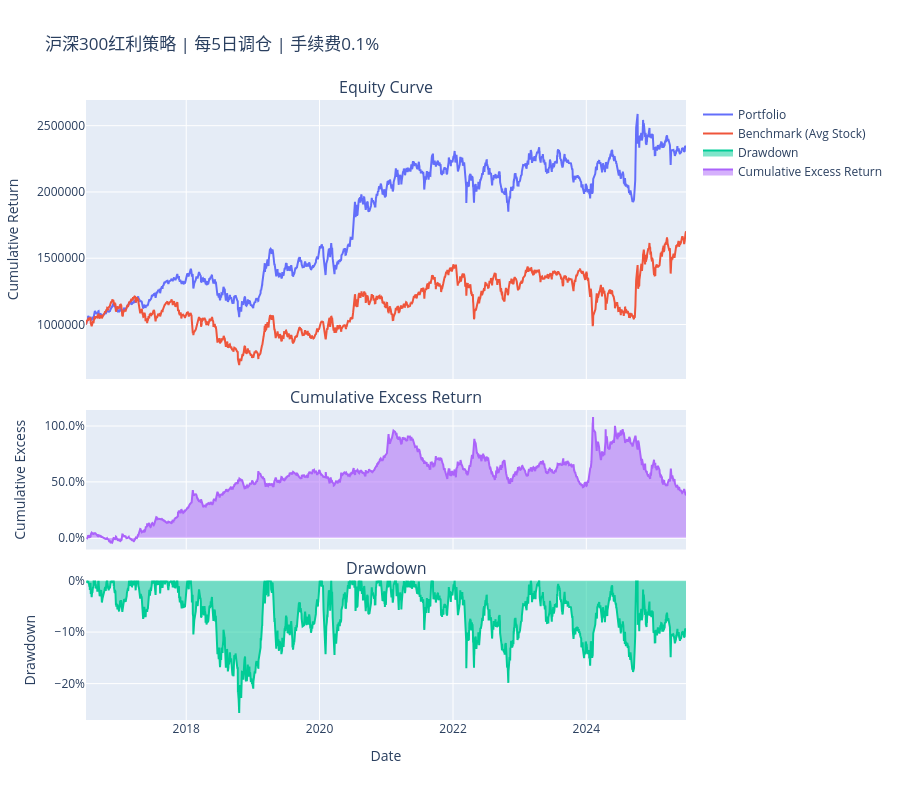

The code cell stored with this chart in its notebook:
### Code cell
import warnings
from util import *

warnings.filterwarnings("ignore")

# ===================== 红利策略 全多头回测配置 =====================
CONFIG = {
    "INITIAL_CASH": 1_000_000,       # 初始资金
    "START_DATE": "2016-07-01",      # 【可调节】回测开始日期
    "END_DATE": "2025-06-30",        # 【可调节】回测结束日期
    "REBALANCE_FREQ": 5,             # 【可调节】调仓频率（每N个选股日）
    "PRICE_FILE": "data/eod_prices.parquet",    # 价格文件路径
    "SELECTION_FILE": "records/industry_selection.parquet", # 红利选股文件
    "TRANSACTION_FEE": 0.001         # 【可调节】交易手续费（0.1%）
}

# ===================== 执行红利策略回测 =====================
portfolio_ser, benchmark_ser, metrics = backtest_long_only(
    initial_cash=CONFIG["INITIAL_CASH"],
    start_date=CONFIG["START_DATE"],
    end_date=CONFIG["END_DATE"],
    rebalance_freq=CONFIG["REBALANCE_FREQ"],
    price_file=CONFIG["PRICE_FILE"],
    selection_file=CONFIG["SELECTION_FILE"],
    transaction_fee_rate=CONFIG["TRANSACTION_FEE"]
)

# ===================== 输出绩效指标 =====================
print("\n==================== 沪深300红利策略 绩效指标 ====================")
for k, v in metrics.items():
    print(f"{k}: {v:.4f}")

# ===================== 绘制回测图表 =====================
plot_results(
    portfolio_values=portfolio_ser,
    benchmark_values=benchmark_ser,
    title=f'沪深300红利策略 | 每{CONFIG["REBALANCE_FREQ"]}日调仓 | 手续费{CONFIG["TRANSACTION_FEE"]*100:.1f}%',
    plot_excess=True
)

### Figure 1 — Plotly figure (JSON) as saved in the notebook; plotly's stock layout.template omitted (floating-point values rounded to 4 significant figures; data arrays with more than 128 entries replaced by an {"elided": "..."} marker saying what was removed)
{"data": [{"mode": "lines", "name": "Portfolio", "type": "scatter", "x": {"elided": "2184 str values"}, "xaxis": "x", "y": {"elided": "2184 float values"}, "yaxis": "y"}, {"mode": "lines", "name": "Benchmark (Avg Stock)", "type": "scatter", "x": {"elided": "2184 str values"}, "xaxis": "x", "y": {"elided": "2184 float values"}, "yaxis": "y"}, {"fill": "tozeroy", "mode": "lines", "name": "Drawdown", "type": "scatter", "x": {"elided": "2183 str values"}, "xaxis": "x3", "y": {"elided": "2183 float values"}, "yaxis": "y3"}, {"fill": "tozeroy", "mode": "lines", "name": "Cumulative Excess Return", "type": "scatter", "x": {"elided": "2183 str values"}, "xaxis": "x2", "y": {"elided": "2183 float values"}, "yaxis": "y2"}], "layout": {"annotations": [{"font": {"size": 16}, "showarrow": false, "text": "Equity Curve", "x": 0.5, "xanchor": "center", "xref": "paper", "y": 1, "yanchor": "bottom", "yref": "paper"}, {"font": {"size": 16}, "showarrow": false, "text": "Cumulative Excess Return", "x": 0.5, "xanchor": "center", "xref": "paper", "y": 0.5, "yanchor": "bottom", "yref": "paper"}, {"font": {"size": 16}, "showarrow": false, "text": "Drawdown", "x": 0.5, "xanchor": "center", "xref": "paper", "y": 0.225, "yanchor": "bottom", "yref": "paper"}], "height": 800, "hovermode": "x unified", "showlegend": true, "title": {"text": "沪深300红利策略 | 每5日调仓 | 手续费0.1%"}, "xaxis": {"anchor": "y", "domain": [0, 1], "matches": "x3", "showticklabels": false}, "xaxis2": {"anchor": "y2", "domain": [0, 1], "matches": "x3", "showticklabels": false}, "xaxis3": {"anchor": "y3", "domain": [0, 1], "title": {"text": "Date"}}, "yaxis": {"anchor": "x", "domain": [0.55, 1], "tickformat": ".0f", "title": {"text": "Cumulative Return"}}, "yaxis2": {"anchor": "x2", "domain": [0.275, 0.5], "tickformat": ".1%", "title": {"text": "Cumulative Excess"}}, "yaxis3": {"anchor": "x3", "domain": [0, 0.225], "tickformat": ".0%", "title": {"text": "Drawdown"}}}}
